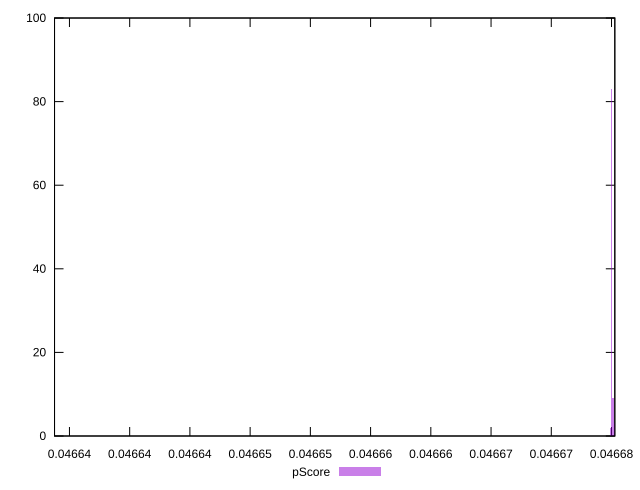

Here is the gnuplot script that generated this plot:
reset

$pScore <<EOF
0.046633772521840096 1
0.04668003609894663 83
0.04668012289740274 9
0.04668029649431495 2
0.04667994930049052 2
0.04668020969585885 3
EOF

set key outside below
set boxwidth 8.679845610981563e-8
set xrange [0.046633761645922756:0.04668027503694827]
set yrange [0:100]
set trange [0:100]
set style fill transparent solid 0.5 noborder
set terminal svg size 640, 490 enhanced background rgb 'white'
set output "reports/report_00032_2021-02-25T10-28-15.087Z/uses-long-cache-ttl/samples/astro/pScore/histogram.svg"

plot $pScore title "pScore" with boxes

reset
